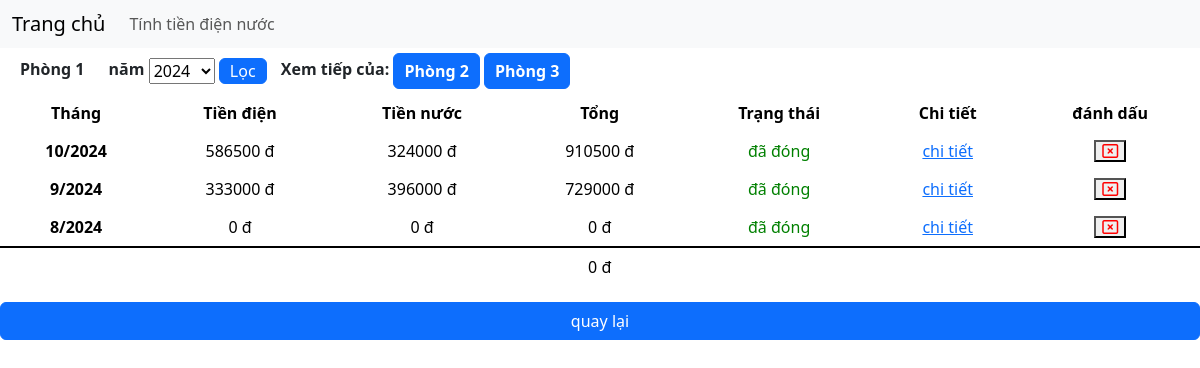
The page /home/congno/phong/1/ on the database as committed earlier.
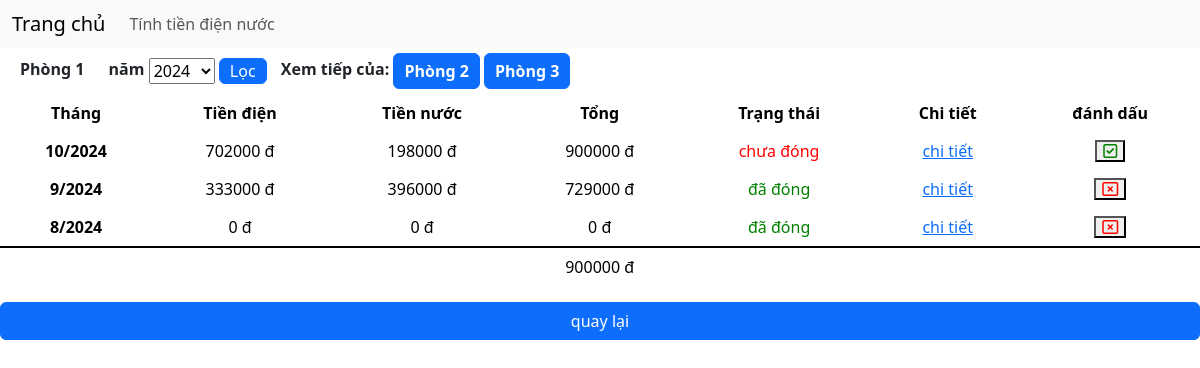
The same page on the database as committed later.
### myHouse/models.py (models this page shows, shortened)
class Phong(models.Model):
	sodienthangtruoc = models.BigIntegerField(default=0)
	sonuocthangtruoc = models.BigIntegerField(default=0)
	sodienthangnay = models.BigIntegerField(default=sodienthangtruoc)
	sonuocthangnay = models.BigIntegerField(default=sonuocthangtruoc)

class Congno(models.Model):
	thang = models.CharField(max_length=255)
	sodien = models.BigIntegerField(default=0)
	sonuoc = models.BigIntegerField(default=0)
	tiennuoc = models.BigIntegerField(default=0)
	tiendien = models.BigIntegerField(default=0)
	trangthai = models.BooleanField(default=False)
	phong = models.ForeignKey(Phong, on_delete=models.PROTECT, related_name='phong')
	@property
	def tong(self):
		return self.tiennuoc + self.tiendien

### myHouse/views.py (the view, shortened to what this page needs)
# urls.py: path('home/congno/phong/<int:id>/', views.phong, name='phong'),
def phong(request, id):
	request.session.flush()
	phong = Phong.objects.get(id=id)
	phongs = Phong.objects.all()
	congnos = Congno.objects.filter(phong=phong).order_by("-id")
	thangnam = getthangnam()
	thang = int(datetime.now().month)
	nam = int(datetime.now().year)
	nams = []
	tong = 0
	for x in congnos:
		if x.trangthai == False:
			tong = tong + x.tong
	for x in congnos:
		if getnam(x.thang) not in nams:
			nams.append(getnam(x.thang))
	nams.sort(reverse=True)
	context = {
				'phong': phong,
				'phongs': phongs,
				'congnos': congnos,
				'thangnam': thangnam,
				'thang': thang,
				'nam': nam,
				'nams': nams,
				'tong': tong,
			}
	return render(request, 'phong.html', context)

### myHouse/views.py (called while the page is built)
def getthangnam():
	thang = datetime.now().month
	year = datetime.now().year
	return str(thang) + "/" + str(year)

def getnam(thang):
	tmp = thang.split('/')
	return tmp[1]

### myHouse/templates/phong.html (shortened to what this page needs)
{% extends 'index.html' %}
{% block content %}
<div class="phong_name">
	<div class="phong_name">Phòng {{phong.id}}</div>
	<form action="{% url 'phong' id=phong.id %}" method="post" class="phong_name">
		<label>năm</label>
		<select name="nam">
			{% if nam == '/' %}
			<option value="/" style="display:none">Tất cả</option>
			{% else %}
			<option value="{{nam}}" style="display:none">{{nam}}</option>
			{% endif %}
		</select>
		<button type="submit" class="btn btn-primary filter-btn" name="form-time">Lọc</button>
	</form>
	<span>Xem tiếp của: </span>
	{% for x in phongs %}
	{% if x.id != phong.id %}
	<a href="/home/congno/phong/{{x.id}}" class="phong_name btn btn-primary">Phòng {{x.id}}</a>
	{% endif %}
	{% endfor %}
</div>
<table class="table">
	<thead>
		<tr>
			<th class="text-align-center" scope=" col">Tháng</th>
			<th class="text-align-center" scope="col">Tiền điện</th>
			<th class="text-align-center" scope="col">Tiền nước</th>
			<th class="text-align-center" scope="col">Tổng</th>
			<th class="text-align-center" scope="col">Trạng thái</th>
			<th class="text-align-center" scope="col">Chi tiết</th>
			<th class="text-align-center" scope="col">đánh dấu</th>
		</tr>
	</thead>
	<tbody>
		{% for x in congnos %}
		<tr>
			<th class="text-align-center" scope="row">{{x.thang}}</th>
			<td class="text-align-center">{{x.tiendien}} đ</td>
			<td class="text-align-center">{{x.tiennuoc}} đ</td>
			<td class="text-align-center">{{x.tong}} đ</td>
			{% if x.trangthai == True %}
			<td class="text-align-center" style="color: green">đã đóng</td>
			{% else %}
			<td class="text-align-center" style="color: red">chưa đóng</td>
			{% endif %}
			<td class="text-align-center" style="color: green">
				<a href="{{x.thang}}" class="">chi tiết</a>
			</td>
			<td class="text-align-center">
				<form action="{% url 'phong' id=phong.id %}" method="post">
					<button type="submit" name="form-trangthai">
						{% if x.trangthai == False %}
						<i class="fa-regular fa-square-check" style="color: green"></i>
						{% else %}
						<i class="fa-regular fa-rectangle-xmark" style="color: #ff0000;"></i>
						{% endif %}
					</button>
				</form>
			</td>
		</tr>
		{% endfor %}
		<tr style="border-top: 2px solid black">
			<th class="text-align-center" scope="row"></th>
			<td class="text-align-center"></td>
			<td class="text-align-center"></td>
			<td class="text-align-center">{{tong}} đ</td>
			<td class="text-align-center" style="color: red"></td>
			<td class="text-align-center" style="color: green">
			</td>
			<td class="text-align-center">
			</td>
		</tr>
	</tbody>
</table>
<a href="/home/"><button class="btn btn-primary more-div">quay lại</button></a>
{% endblock %}

### myHouse/templates/index.html (shortened to what this page needs)
{% load static %}
{% load bootstrap5 %}
{% bootstrap_css %}
<!DOCTYPE html>
<html lang="en">
<head>
	<link rel="stylesheet" href="{% static 'styles.css' %}">
	<link rel="stylesheet" href="{% static 'reset.css' %}">
	<link href="https://cdnjs.cloudflare.com/ajax/libs/font-awesome/6.0.0-beta3/css/all.min.css" rel="stylesheet">
</head>
<body>
	{% include 'nav.html' %}
	{% block content %}
	{% endblock %}
</body>
</html>

### myHouse/templates/nav.html (shortened to what this page needs)
<div class="container-fluid container-xxl p-0">
	<header class="header">
		<nav class="navbar navbar-expand-lg navbar-light bg-light">
			<div class="container-fluid">
				<a class="navbar-brand" href="{% url 'home' %}">Trang chủ</a>
				<div class="collapse navbar-collapse" id="navbarNav">
					<ul class="navbar-nav">
						<li class="nav-item">
							<a class="nav-link" href="/tinhtien/">Tính tiền điện nước</a>
						</li>
					</ul>
				</div>
			</div>
		</nav>
	</header>
</div>

### myHouse/static/styles.css (style rules this page uses)
.phong_name { display: inline-block; padding: 5px 10px; font-weight: 700; }
.text-align-center { text-align: center !important; }
.filter-btn { padding: 0 10px; }
.more-div { width: 100%; }

Rows that differ between the two databases and show on the page:
removed Congno: thang "10/2024", tiendien "586500", tiennuoc "324000", tong "910500", trangthai "đã đóng"
added Congno: thang "10/2024", tiendien "702000", tiennuoc "198000", tong "900000", trangthai "chưa đóng"
Other text that changed with them:
{{ tong }}: "0" → "900000"
